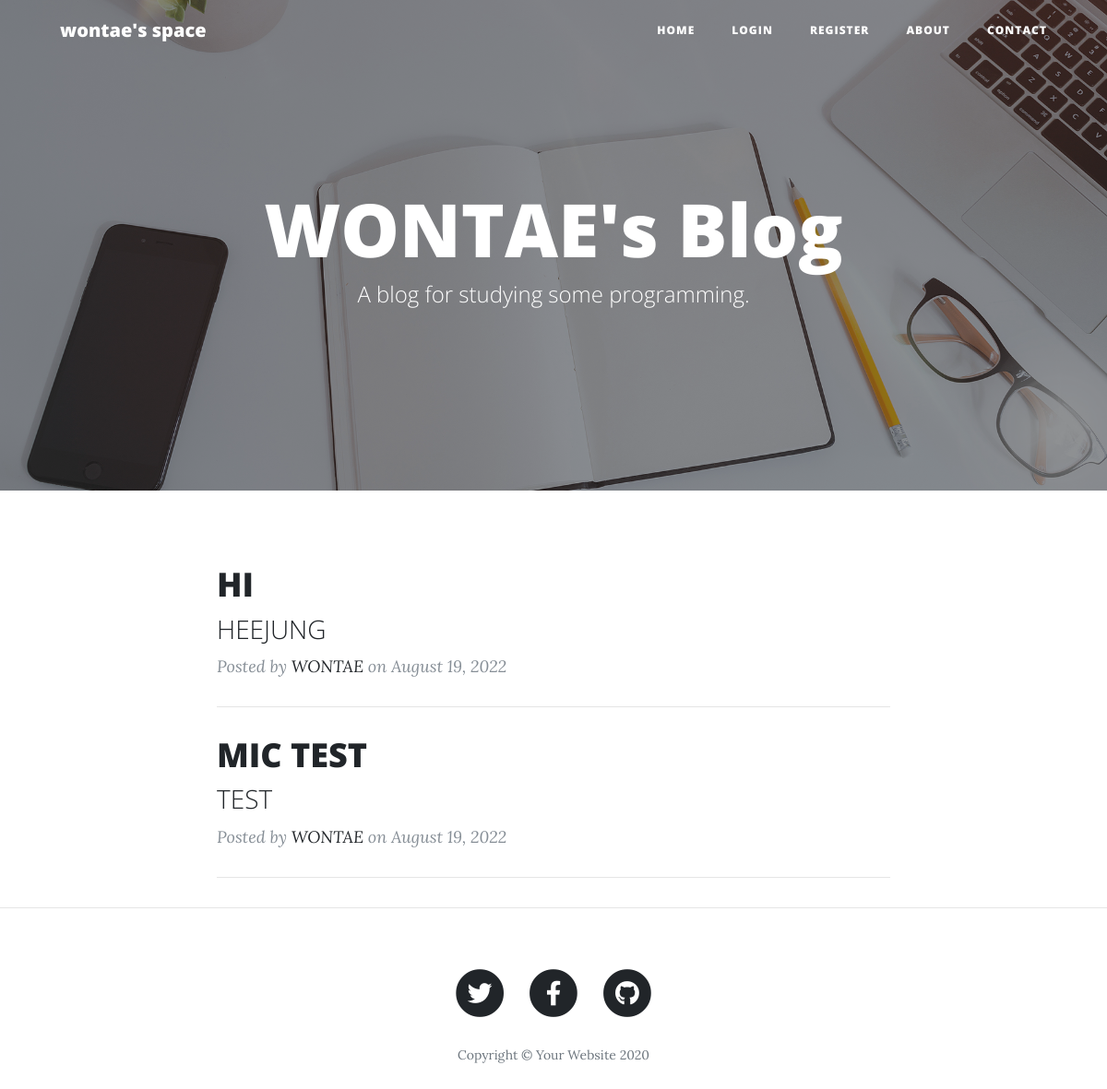
The page / on the database its author committed.
### main.py (models this page shows)
class BlogPost(db.Model):
    __tablename__ = "blog_posts"
    id = db.Column(db.Integer, primary_key=True)
    author = relationship("Users", back_populates='posts')
    author_id = db.Column(db.Integer, db.ForeignKey("users.id"))
    title = db.Column(db.String(250), unique=True, nullable=False)
    subtitle = db.Column(db.String(250), nullable=False)
    date = db.Column(db.String(250), nullable=False)
    body = db.Column(db.Text, nullable=False)
    img_url = db.Column(db.String(250), nullable=False)
    comments = relationship("Comment", back_populates="parent_post")

class Users(UserMixin, db.Model):
    __tablename__ = "users"
    id = db.Column(db.Integer, primary_key=True)
    email = db.Column(db.String(100), nullable=False)
    password = db.Column(db.String(100), nullable=False)
    name = db.Column(db.String(100), nullable=False)
    posts = relationship('BlogPost', back_populates='author')
    comments = relationship("Comment", back_populates="comment_author")

### main.py (the view)
@app.route('/')
def get_all_posts():
    posts = BlogPost.query.all()
    try:
        return render_template("index.html", all_posts=posts,
                           logged_in=current_user.is_authenticated, user_id=current_user.id)
    except AttributeError:
        return render_template("index.html", all_posts=posts)

### templates/index.html (shortened to what this page needs)
{% include "header.html" %}
  <header class="masthead" style="background-image: url({{url_for('static', filename='img/home-bg.jpg')}})">
    <div class="overlay"></div>
    <div class="container">
      <div class="row">
        <div class="col-lg-8 col-md-10 mx-auto">
          <div class="site-heading">
            <h1>WONTAE's Blog</h1>
            <span class="subheading">A blog for studying some programming.</span>
          </div>
        </div>
      </div>
    </div>
  </header>
  <div class="container">
    <div class="row">
      <div class="col-lg-8 col-md-10 mx-auto">
        {% for post in all_posts %}
        <div class="post-preview">
          <a href="{{ url_for('show_post', post_id=post.id) }}">
            <h2 class="post-title">
              {{post.title}}
            </h2>
            <h3 class="post-subtitle">
              {{post.subtitle}}
            </h3>
          </a>
          <p class="post-meta">Posted by
            <a href="#">{{post.author.name}}</a>
            on {{post.date}}
          </p>
        </div>
        <hr>
        {% endfor %}
      </div>
    </div>
  </div>
  <hr>
{% include "footer.html" %}

### rows shown on the page
BlogPost: title "HI", subtitle "HEEJUNG", author.name "WONTAE", date "August 19, 2022"
BlogPost: title "MIC TEST", subtitle "TEST", author.name "WONTAE", date "August 19, 2022"
